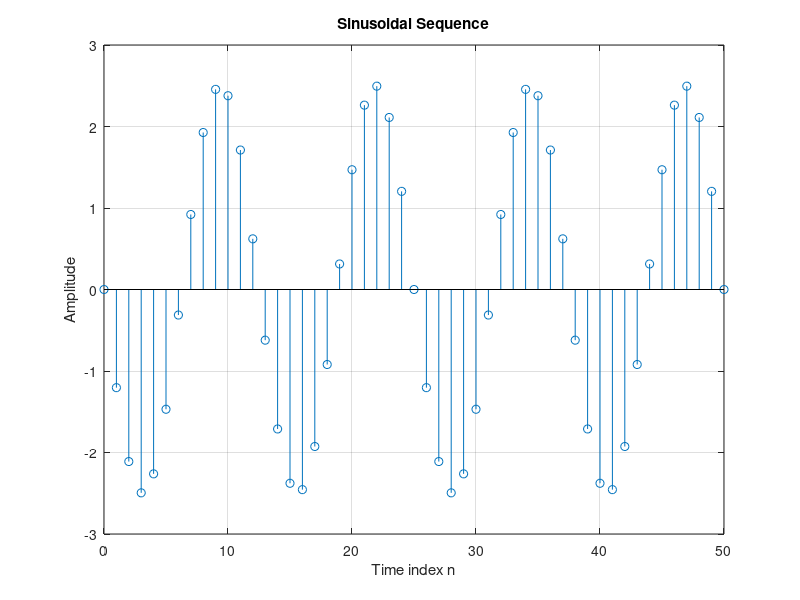

Write MATLAB code to recreate this figure.
% Program Q1_22
% Generation of a sinusoidal sequence
n = 0:50;
f = 0.08;
phase = -90*pi/180;
A = 2.5;
arg = 2*pi*f*n - phase;
x = A*cos(arg);
clf; % Clear old graph
stem(n,x); % Plot the generated sequence
axis([0 50 -3 3]);
grid;
title('Sinusoidal Sequence');
xlabel('Time index n');
ylabel('Amplitude');
axis;